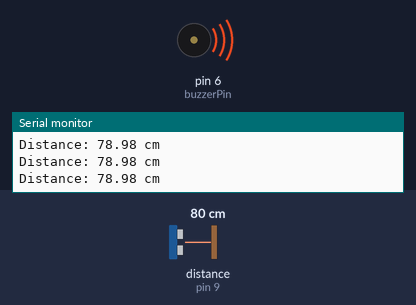
Bench run of a sketch on a simulated Arduino Uno, built with avr-gcc and run on an emulated ATmega328P. On the bench: buzzer (waves = sounding, pin HIGH), the last lines printed to the serial monitor. Wiring (inferred from the names in the program): ultrasonic range finder: trigger pin 8; echo pin 9. The test bench sets the inputs (shaded band); at power-on: distance to the obstacle (sensor on pin 9) 80 cm. The echo pulse lasts 58.3 µs per cm; pins used as bus, display or sensor lines are not drawn.

Above: at 1.3 s.
1.4 s: distance to the obstacle (sensor on pin 9) set to 97 cm
2.9 s: distance to the obstacle (sensor on pin 9) set to 106 cm
At 3.6 s:
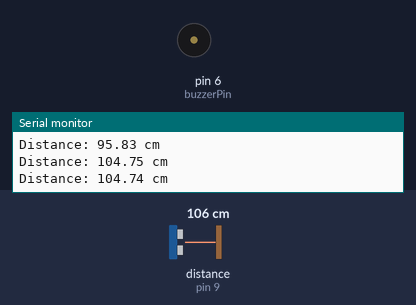
4.5 s: distance to the obstacle (sensor on pin 9) set to 2 cm
At 5.4 s:
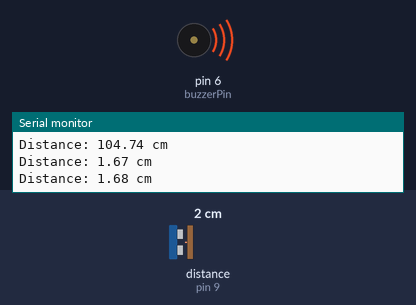
6.0 s: distance to the obstacle (sensor on pin 9) set to 120 cm
At 6.9 s:
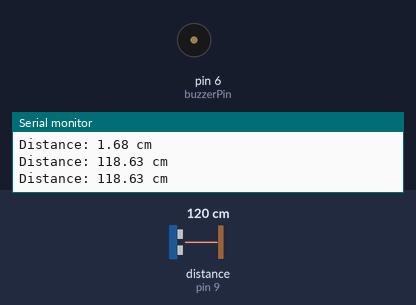
Timing chart, 0 to 8.5 s (numbered marks = the images above; inputs shaded):
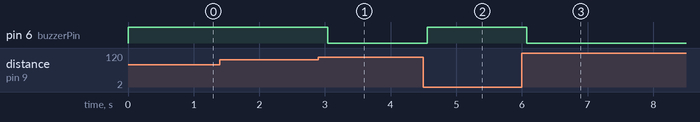

The sketch:

ultra.ino
```cpp
#define trigPin 8
#define echoPin 9
#define buzzerPin 6

void setup() {
  Serial.begin(9600); // Initialize serial communication at 9600 baud
  pinMode(trigPin, OUTPUT);
  pinMode(echoPin, INPUT);
  pinMode(buzzerPin, OUTPUT);
}

void loop() {
  digitalWrite(trigPin, LOW); // Set the trigger pin to low
  delayMicroseconds(2); // Wait for 2 microseconds
  digitalWrite(trigPin, HIGH); // Set the trigger pin to high
  delayMicroseconds(10); // Wait for 10 microseconds
  digitalWrite(trigPin, LOW); // Set the trigger pin to low

  long duration = pulseIn(echoPin, HIGH); // Measure the duration of the echo pulse
  float distance = duration * 0.034 / 2; // Calculate the distance in centimeters

  Serial.print("Distance: ");
  Serial.print(distance);
  Serial.println(" cm");

  if (distance < 100) { // If the distance is less than 10 cm, turn on the buzzer
    digitalWrite(buzzerPin, HIGH);
  } else { // Otherwise, turn off the buzzer
    digitalWrite(buzzerPin, LOW);
  }

  delay(500); // Wait for 500 milliseconds before measuring again
}
```

Measured:
- the behaviour switches between 101 and 102 cm on distance to the obstacle (sensor on pin 9) (found by bisection; images 0 and 1)
- after the input at 2.9 s, pin 6 (buzzerPin): HIGH → LOW after 0.14 s
- after the input at 4.5 s, pin 6 (buzzerPin): LOW → HIGH after 0.06 s
- after the input at 6.0 s, pin 6 (buzzerPin): HIGH → LOW after 0.07 s
